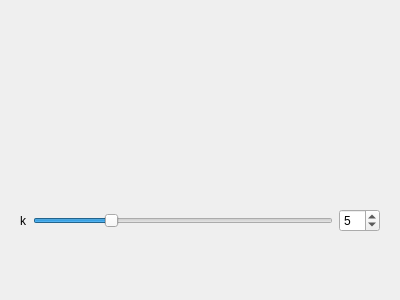
<?xml version="1.0" encoding="UTF-8"?>
<ui version="4.0">
 <class>Form</class>
 <widget class="QWidget" name="Form">
  <property name="geometry">
   <rect>
    <x>0</x>
    <y>0</y>
    <width>400</width>
    <height>300</height>
   </rect>
  </property>
  <property name="windowTitle">
   <string>Form</string>
  </property>
  <layout class="QVBoxLayout" name="verticalLayout">
   <item>
    <widget class="QWidget" name="widget_1" native="true">
     <layout class="QGridLayout" name="gridLayout_3"/>
    </widget>
   </item>
   <item>
    <widget class="QWidget" name="widget_2" native="true">
     <layout class="QGridLayout" name="gridLayout">
      <item row="0" column="0">
       <widget class="QLabel" name="labelK">
        <property name="text">
         <string>k</string>
        </property>
       </widget>
      </item>
      <item row="0" column="1">
       <widget class="QSlider" name="horizontalSliderK">
        <property name="maximum">
         <number>20</number>
        </property>
        <property name="value">
         <number>5</number>
        </property>
        <property name="orientation">
         <enum>Qt::Horizontal</enum>
        </property>
       </widget>
      </item>
      <item row="0" column="2">
       <widget class="QSpinBox" name="spinBoxK">
        <property name="maximum">
         <number>20</number>
        </property>
        <property name="value">
         <number>5</number>
        </property>
       </widget>
      </item>
     </layout>
    </widget>
   </item>
  </layout>
 </widget>
 <resources/>
 <connections>
  <connection>
   <sender>horizontalSliderK</sender>
   <signal>valueChanged(int)</signal>
   <receiver>spinBoxK</receiver>
   <slot>setValue(int)</slot>
   <hints>
    <hint type="sourcelabel">
     <x>297</x>
     <y>219</y>
    </hint>
    <hint type="destinationlabel">
     <x>322</x>
     <y>219</y>
    </hint>
   </hints>
  </connection>
  <connection>
   <sender>spinBoxK</sender>
   <signal>valueChanged(int)</signal>
   <receiver>horizontalSliderK</receiver>
   <slot>setValue(int)</slot>
   <hints>
    <hint type="sourcelabel">
     <x>351</x>
     <y>232</y>
    </hint>
    <hint type="destinationlabel">
     <x>221</x>
     <y>230</y>
    </hint>
   </hints>
  </connection>
 </connections>
</ui>
